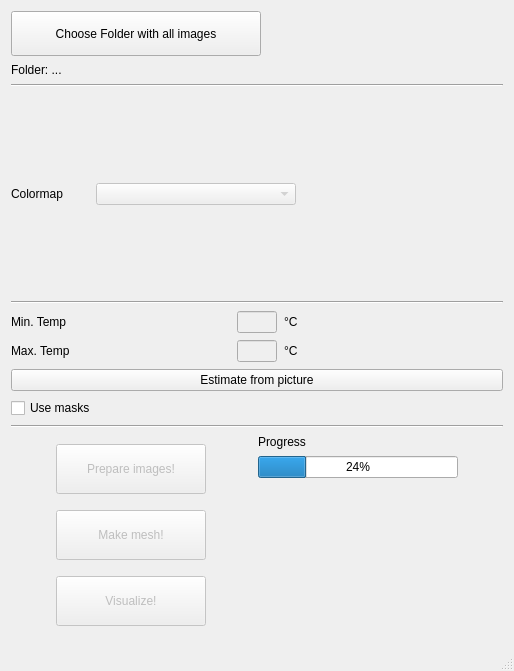
<?xml version="1.0" encoding="UTF-8"?>
<ui version="4.0">
 <class>MainWindow</class>
 <widget class="QMainWindow" name="MainWindow">
  <property name="geometry">
   <rect>
    <x>0</x>
    <y>0</y>
    <width>514</width>
    <height>671</height>
   </rect>
  </property>
  <property name="windowTitle">
   <string>ThermalMesh</string>
  </property>
  <property name="styleSheet">
   <string notr="true"/>
  </property>
  <widget class="QWidget" name="centralwidget">
   <layout class="QGridLayout" name="gridLayout">
    <item row="0" column="0">
     <layout class="QVBoxLayout" name="verticalLayout_3">
      <item>
       <widget class="QPushButton" name="pushButton_load">
        <property name="minimumSize">
         <size>
          <width>250</width>
          <height>45</height>
         </size>
        </property>
        <property name="maximumSize">
         <size>
          <width>250</width>
          <height>16777215</height>
         </size>
        </property>
        <property name="text">
         <string>Choose Folder with all images</string>
        </property>
       </widget>
      </item>
      <item>
       <widget class="QLabel" name="label_folder">
        <property name="text">
         <string>Folder: ...</string>
        </property>
       </widget>
      </item>
     </layout>
    </item>
    <item row="2" column="0">
     <layout class="QHBoxLayout" name="horizontalLayout_3">
      <item>
       <widget class="QLabel" name="label_3">
        <property name="text">
         <string>Colormap</string>
        </property>
       </widget>
      </item>
      <item>
       <widget class="QComboBox" name="comboBox">
        <property name="enabled">
         <bool>false</bool>
        </property>
        <property name="minimumSize">
         <size>
          <width>200</width>
          <height>0</height>
         </size>
        </property>
       </widget>
      </item>
      <item>
       <widget class="QLabel" name="label_thumb">
        <property name="minimumSize">
         <size>
          <width>200</width>
          <height>200</height>
         </size>
        </property>
        <property name="maximumSize">
         <size>
          <width>200</width>
          <height>200</height>
         </size>
        </property>
        <property name="text">
         <string/>
        </property>
       </widget>
      </item>
     </layout>
    </item>
    <item row="4" column="0">
     <layout class="QVBoxLayout" name="verticalLayout_2">
      <item>
       <layout class="QHBoxLayout" name="horizontalLayout">
        <item>
         <widget class="QLabel" name="label">
          <property name="text">
           <string>Min. Temp</string>
          </property>
         </widget>
        </item>
        <item>
         <widget class="QLineEdit" name="lineEdit_min_temp">
          <property name="enabled">
           <bool>false</bool>
          </property>
          <property name="minimumSize">
           <size>
            <width>40</width>
            <height>0</height>
           </size>
          </property>
          <property name="maximumSize">
           <size>
            <width>40</width>
            <height>16777215</height>
           </size>
          </property>
         </widget>
        </item>
        <item>
         <widget class="QLabel" name="label_4">
          <property name="text">
           <string>°C</string>
          </property>
         </widget>
        </item>
       </layout>
      </item>
      <item>
       <layout class="QHBoxLayout" name="horizontalLayout_2">
        <item>
         <widget class="QLabel" name="label_2">
          <property name="text">
           <string>Max. Temp</string>
          </property>
         </widget>
        </item>
        <item>
         <widget class="QLineEdit" name="lineEdit_max_temp">
          <property name="enabled">
           <bool>false</bool>
          </property>
          <property name="minimumSize">
           <size>
            <width>40</width>
            <height>0</height>
           </size>
          </property>
          <property name="maximumSize">
           <size>
            <width>40</width>
            <height>16777215</height>
           </size>
          </property>
         </widget>
        </item>
        <item>
         <widget class="QLabel" name="label_5">
          <property name="text">
           <string>°C</string>
          </property>
         </widget>
        </item>
       </layout>
      </item>
      <item>
       <widget class="QPushButton" name="pushButton">
        <property name="text">
         <string>Estimate from picture</string>
        </property>
       </widget>
      </item>
      <item>
       <widget class="QCheckBox" name="checkBox_masks">
        <property name="text">
         <string>Use masks</string>
        </property>
       </widget>
      </item>
     </layout>
    </item>
    <item row="6" column="0">
     <layout class="QHBoxLayout" name="horizontalLayout_4">
      <item>
       <layout class="QVBoxLayout" name="verticalLayout_4">
        <item>
         <widget class="QPushButton" name="pushButton_go_img">
          <property name="enabled">
           <bool>false</bool>
          </property>
          <property name="minimumSize">
           <size>
            <width>150</width>
            <height>50</height>
           </size>
          </property>
          <property name="maximumSize">
           <size>
            <width>150</width>
            <height>50</height>
           </size>
          </property>
          <property name="text">
           <string>Prepare images!</string>
          </property>
         </widget>
        </item>
        <item>
         <widget class="QPushButton" name="pushButton_go_mesh">
          <property name="enabled">
           <bool>false</bool>
          </property>
          <property name="minimumSize">
           <size>
            <width>150</width>
            <height>50</height>
           </size>
          </property>
          <property name="maximumSize">
           <size>
            <width>150</width>
            <height>50</height>
           </size>
          </property>
          <property name="text">
           <string>Make mesh!</string>
          </property>
         </widget>
        </item>
        <item>
         <widget class="QPushButton" name="pushButton_go_visu">
          <property name="enabled">
           <bool>false</bool>
          </property>
          <property name="minimumSize">
           <size>
            <width>150</width>
            <height>50</height>
           </size>
          </property>
          <property name="maximumSize">
           <size>
            <width>150</width>
            <height>50</height>
           </size>
          </property>
          <property name="text">
           <string>Visualize!</string>
          </property>
         </widget>
        </item>
       </layout>
      </item>
      <item>
       <layout class="QVBoxLayout" name="verticalLayout">
        <item>
         <widget class="QLabel" name="label_status">
          <property name="minimumSize">
           <size>
            <width>200</width>
            <height>0</height>
           </size>
          </property>
          <property name="maximumSize">
           <size>
            <width>200</width>
            <height>16777215</height>
           </size>
          </property>
          <property name="text">
           <string>Progress</string>
          </property>
         </widget>
        </item>
        <item>
         <widget class="QProgressBar" name="progressBar">
          <property name="minimumSize">
           <size>
            <width>200</width>
            <height>0</height>
           </size>
          </property>
          <property name="maximumSize">
           <size>
            <width>200</width>
            <height>16777215</height>
           </size>
          </property>
          <property name="value">
           <number>24</number>
          </property>
         </widget>
        </item>
        <item>
         <spacer name="verticalSpacer">
          <property name="orientation">
           <enum>Qt::Vertical</enum>
          </property>
          <property name="sizeHint" stdset="0">
           <size>
            <width>20</width>
            <height>40</height>
           </size>
          </property>
         </spacer>
        </item>
       </layout>
      </item>
     </layout>
    </item>
    <item row="1" column="0">
     <widget class="Line" name="line_2">
      <property name="orientation">
       <enum>Qt::Horizontal</enum>
      </property>
     </widget>
    </item>
    <item row="3" column="0">
     <widget class="Line" name="line">
      <property name="orientation">
       <enum>Qt::Horizontal</enum>
      </property>
     </widget>
    </item>
    <item row="5" column="0">
     <widget class="Line" name="line_3">
      <property name="orientation">
       <enum>Qt::Horizontal</enum>
      </property>
     </widget>
    </item>
   </layout>
  </widget>
  <widget class="QMenuBar" name="menubar">
   <property name="geometry">
    <rect>
     <x>0</x>
     <y>0</y>
     <width>514</width>
     <height>26</height>
    </rect>
   </property>
  </widget>
  <widget class="QStatusBar" name="statusbar"/>
 </widget>
 <layoutdefault spacing="7" margin="11"/>
 <resources/>
 <connections/>
</ui>
